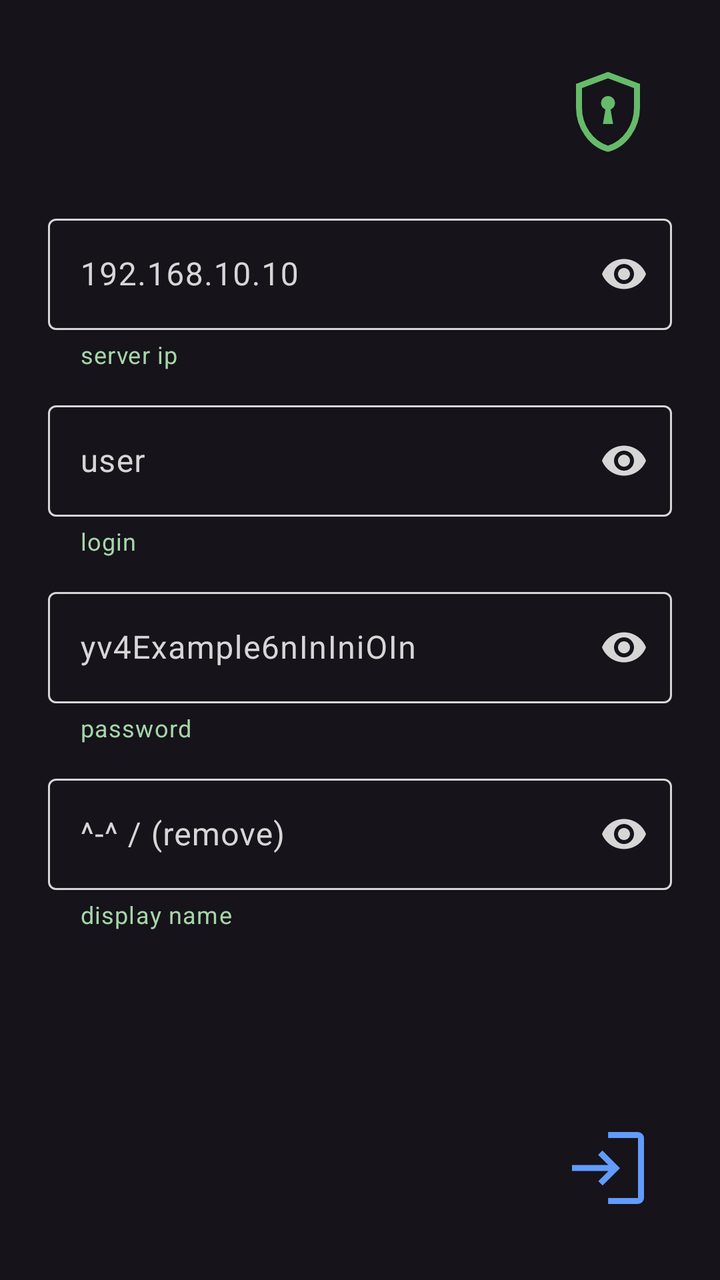
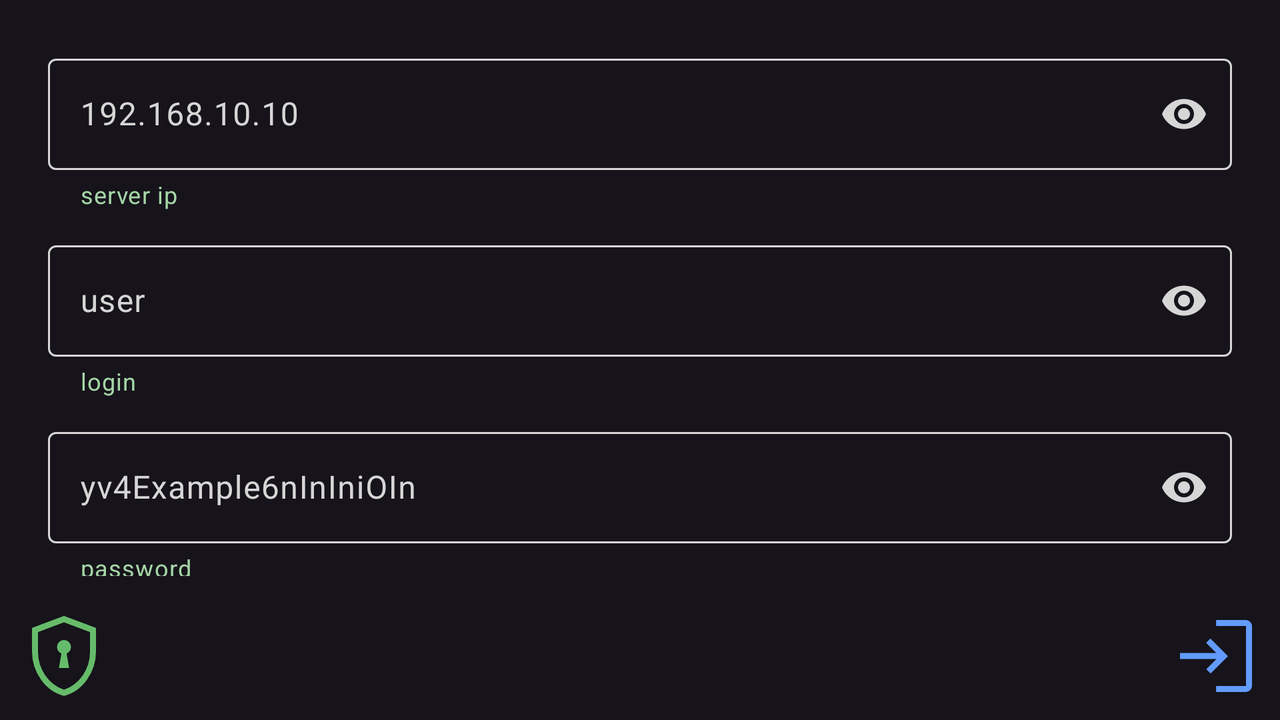

The same Android screen from two of the app's own layout files: first res/layout/ as a phone draws it, then the repository's variant for another configuration, drawn on a device whose configuration selects that folder. Both files follow.
<!-- AndroidManifest.xml: application theme Theme.Lim -->
<!-- res/layout/fragment_user.xml -->
<?xml version="1.0" encoding="utf-8"?>
<androidx.constraintlayout.widget.ConstraintLayout xmlns:android="http://schemas.android.com/apk/res/android"
    xmlns:app="http://schemas.android.com/apk/res-auto"
    xmlns:tools="http://schemas.android.com/tools"
    android:id="@+id/inner_user"
    android:layout_width="match_parent"
    android:layout_height="match_parent"
    android:background="@color/main_background"
    tools:context=".MainActivity">

    <HorizontalScrollView
        android:id="@+id/certTextScroll"
        android:layout_width="0dp"
        android:layout_height="0dp"
        android:layout_marginStart="16dp"
        android:layout_marginEnd="16dp"
        android:background="@drawable/fielder_background_tr"
        android:fillViewport="true"
        android:paddingStart="8dp"
        android:paddingEnd="8dp"
        android:scrollbars="none"
        app:layout_constraintBottom_toBottomOf="@+id/addCertButton"
        app:layout_constraintEnd_toStartOf="@+id/addCertButton"
        app:layout_constraintStart_toStartOf="parent"
        app:layout_constraintTop_toTopOf="@+id/addCertButton">

        <TextView
            android:id="@+id/certTextView"
            android:layout_width="wrap_content"
            android:layout_height="match_parent"
            android:gravity="center_vertical|end"
            android:textColor="@color/light_gray"
            android:textSize="20sp" />
    </HorizontalScrollView>

    <TextView
        android:id="@+id/addCertButton"
        android:layout_width="wrap_content"
        android:layout_height="wrap_content"
        android:layout_marginTop="32dp"
        android:layout_marginEnd="32dp"
        android:background="@drawable/btn_add_cert"
        android:clickable="true"
        android:contentDescription="@string/cert_btn_text"
        android:focusable="true"
        app:layout_constraintEnd_toEndOf="parent"
        app:layout_constraintTop_toTopOf="parent" />

    <androidx.constraintlayout.widget.ConstraintLayout
        android:id="@+id/innerFielder"
        android:layout_width="0dp"
        android:layout_height="0dp"
        android:layout_marginTop="8dp"
        android:layout_marginBottom="8dp"
        android:background="@color/transparent"
        app:layout_constraintBottom_toTopOf="@+id/regBtn"
        app:layout_constraintEnd_toEndOf="parent"
        app:layout_constraintStart_toStartOf="parent"
        app:layout_constraintTop_toBottomOf="@+id/addCertButton">


        <androidx.core.widget.NestedScrollView
            android:id="@+id/fielder"
            android:layout_width="0dp"
            android:layout_height="0dp"
            android:layout_marginStart="16dp"
            android:layout_marginTop="8dp"
            android:layout_marginEnd="16dp"
            android:layout_marginBottom="8dp"
            android:background="@drawable/fielder_background_tr"
            android:contentDescription="@string/user_fields"
            android:padding="8dp"
            android:clipToPadding="false"
            app:layout_constraintBottom_toBottomOf="parent"
            app:layout_constraintEnd_toEndOf="parent"
            app:layout_constraintStart_toStartOf="parent"
            app:layout_constraintTop_toTopOf="parent">

            <LinearLayout
                android:id="@+id/secureLayout"
                android:layout_width="match_parent"
                android:layout_height="wrap_content"
                android:filterTouchesWhenObscured="true"
                android:importantForAccessibility="noHideDescendants"
                android:orientation="vertical">

                <com.google.android.material.textfield.TextInputLayout
                    android:id="@+id/addressInputLayout"
                    style="@style/Widget.Material3.TextInputLayout.OutlinedBox"
                    android:layout_width="match_parent"
                    android:layout_height="wrap_content"
                    android:layout_marginBottom="12dp"
                    android:hint="@string/server_ip"
                    android:textColorHint="@color/light_gray"
                    app:boxStrokeColor="@color/text_input_stroke_color"
                    app:boxStrokeErrorColor="@color/pink120"
                    app:boxStrokeWidth="1dp"
                    app:boxStrokeWidthFocused="2dp"
                    app:endIconMode="password_toggle"
                    app:endIconTint="@color/light_gray"
                    app:errorEnabled="true"
                    app:errorIconDrawable="@null"
                    app:errorIconTint="@null"
                    app:errorTextColor="@color/pink120"
                    app:helperText="@string/server_ip_help"
                    app:helperTextTextColor="@color/green_200"
                    app:hintTextColor="@color/text_input_hint_color"
                    app:passwordToggleTint="@color/light_gray">

                    <com.google.android.material.textfield.TextInputEditText
                        android:id="@+id/addressEditText"
                        android:layout_width="match_parent"
                        android:layout_height="wrap_content"
                        android:imeOptions="flagNoExtractUi|actionNext"
                        android:inputType="textPassword"
                        android:textColor="@color/light_gray" />
                </com.google.android.material.textfield.TextInputLayout>

                <com.google.android.material.textfield.TextInputLayout
                    android:id="@+id/loginInputLayout"
                    style="@style/Widget.Material3.TextInputLayout.OutlinedBox"
                    android:layout_width="match_parent"
                    android:layout_height="wrap_content"
                    android:layout_marginBottom="12dp"
                    android:hint="@string/login"
                    android:textColorHint="@color/light_gray"
                    app:boxStrokeColor="@color/text_input_stroke_color"
                    app:boxStrokeErrorColor="@color/pink120"
                    app:boxStrokeWidth="1dp"
                    app:boxStrokeWidthFocused="2dp"
                    app:endIconMode="password_toggle"
                    app:endIconTint="@color/light_gray"
                    app:errorEnabled="true"
                    app:errorIconDrawable="@null"
                    app:errorIconTint="@null"
                    app:errorTextColor="@color/pink120"
                    app:helperText="@string/login_help"
                    app:helperTextTextColor="@color/green_200"
                    app:hintTextColor="@color/text_input_hint_color"
                    app:passwordToggleTint="@color/light_gray">

                    <com.google.android.material.textfield.TextInputEditText
                        android:id="@+id/loginEditText"
                        android:layout_width="match_parent"
                        android:layout_height="wrap_content"
                        android:imeOptions="flagNoExtractUi|actionNext"
                        android:inputType="textPassword"
                        android:textColor="@color/light_gray" />
                </com.google.android.material.textfield.TextInputLayout>

                <com.google.android.material.textfield.TextInputLayout
                    android:id="@+id/passwordInputLayout"
                    style="@style/Widget.Material3.TextInputLayout.OutlinedBox"
                    android:layout_width="match_parent"
                    android:layout_height="wrap_content"
                    android:layout_marginBottom="12dp"
                    android:hint="@string/password"
                    android:textColorHint="@color/light_gray"
                    app:boxStrokeColor="@color/text_input_stroke_color"
                    app:boxStrokeErrorColor="@color/pink120"
                    app:boxStrokeWidth="1dp"
                    app:boxStrokeWidthFocused="2dp"
                    app:endIconMode="password_toggle"
                    app:endIconTint="@color/light_gray"
                    app:errorEnabled="true"
                    app:errorIconDrawable="@null"
                    app:errorIconTint="@null"
                    app:errorTextColor="@color/pink120"
                    app:helperText="@string/password_help"
                    app:helperTextTextColor="@color/green_200"
                    app:hintTextColor="@color/text_input_hint_color"
                    app:passwordToggleTint="@color/light_gray">

                    <com.google.android.material.textfield.TextInputEditText
                        android:id="@+id/passwordEditText"
                        android:layout_width="match_parent"
                        android:layout_height="wrap_content"
                        android:imeOptions="flagNoExtractUi|actionNext"
                        android:inputType="textPassword"
                        android:textColor="@color/light_gray" />
                </com.google.android.material.textfield.TextInputLayout>

                <com.google.android.material.textfield.TextInputLayout
                    android:id="@+id/displayNameInputLayout"
                    style="@style/Widget.Material3.TextInputLayout.OutlinedBox"
                    android:layout_width="match_parent"
                    android:layout_height="wrap_content"
                    android:layout_marginBottom="12dp"
                    android:hint="@string/display_name"
                    android:textColorHint="@color/light_gray"
                    app:boxStrokeColor="@color/text_input_stroke_color"
                    app:boxStrokeErrorColor="@color/pink120"
                    app:boxStrokeWidth="1dp"
                    app:boxStrokeWidthFocused="2dp"
                    app:endIconMode="password_toggle"
                    app:endIconTint="@color/light_gray"
                    app:errorEnabled="true"
                    app:errorIconDrawable="@null"
                    app:errorIconTint="@null"
                    app:errorTextColor="@color/pink120"
                    app:helperText="@string/display_name_help"
                    app:helperTextTextColor="@color/green_200"
                    app:hintTextColor="@color/text_input_hint_color"
                    app:passwordToggleTint="@color/light_gray">

                    <com.google.android.material.textfield.TextInputEditText
                        android:id="@+id/displayNameEditText"
                        android:layout_width="match_parent"
                        android:layout_height="wrap_content"
                        android:imeOptions="flagNoExtractUi|actionDone"
                        android:inputType="textPassword"
                        android:textColor="@color/light_gray" />
                </com.google.android.material.textfield.TextInputLayout>

            </LinearLayout>
        </androidx.core.widget.NestedScrollView>

    </androidx.constraintlayout.widget.ConstraintLayout>

    <HorizontalScrollView
        android:id="@+id/resultTextScroll"
        android:layout_width="0dp"
        android:layout_height="0dp"
        android:layout_marginStart="16dp"
        android:layout_marginEnd="16dp"
        android:background="@drawable/fielder_background_tr"
        android:fillViewport="true"
        android:paddingStart="8dp"
        android:paddingEnd="8dp"
        android:scrollbars="none"
        app:layout_constraintBottom_toBottomOf="@+id/regBtn"
        app:layout_constraintEnd_toStartOf="@+id/regBtn"
        app:layout_constraintStart_toStartOf="parent"
        app:layout_constraintTop_toTopOf="@+id/regBtn">

        <TextView
            android:id="@+id/resultTextView"
            android:layout_width="wrap_content"
            android:layout_height="match_parent"
            android:gravity="center_vertical|end"
            android:textColor="@color/light_gray"
            android:textSize="20sp" />
    </HorizontalScrollView>

    <TextView
        android:id="@+id/regBtn"
        android:layout_width="wrap_content"
        android:layout_height="wrap_content"
        android:layout_marginEnd="32dp"
        android:layout_marginBottom="32dp"
        android:background="@drawable/btn_send_reg"
        android:clickable="true"
        android:contentDescription="@string/reg_btn_text"
        android:focusable="true"
        app:layout_constraintBottom_toBottomOf="parent"
        app:layout_constraintEnd_toEndOf="parent" />

</androidx.constraintlayout.widget.ConstraintLayout>
<!-- resources referenced by this layout -->
<resources>
  <color name="green_200">#A5D6A7</color>
  <color name="light_gray">#D6D6D6</color>
  <color name="main_background">#16131B</color>
  <color name="pink120">#FFF8BBD0</color>
  <color name="transparent">#00FFFFFF</color>
  <!-- drawable fielder_background_tr (drawable) -->
  <shape xmlns:android="http://schemas.android.com/apk/res/android"
      android:shape="rectangle">
  
      <solid android:color="@color/main_background" />
  
      <corners android:radius="4dp" />
  
      <stroke
          android:width="1dp"
          android:color="@color/main_background" />
  
  </shape>
  <string name="cert_btn_text">add certificate</string>
  <string name="display_name" translatable="false">^-^ / (remove)</string>
  <string name="display_name_help">display name</string>
  <string name="login" translatable="false">user</string>
  <string name="login_help">login</string>
  <string name="password" translatable="false">yv4Example6nInIniOIn</string>
  <string name="password_help">password</string>
  <string name="reg_btn_text">register</string>
  <string name="server_ip" translatable="false">192.168.10.10</string>
  <string name="server_ip_help">server ip</string>
  <string name="user_fields">user fields</string>
  <!-- from res/values-v35/ -->
  <style name="Theme.Lim" parent="Base.Theme.Lim">
          <item name="android:windowLayoutInDisplayCutoutMode">always</item>
      </style>
  <!-- drawable encrypted_48px (drawable) -->
  <vector xmlns:android="http://schemas.android.com/apk/res/android"
      android:width="48dp"
      android:height="48dp"
      android:viewportWidth="960"
      android:viewportHeight="960">
      <path
          android:fillColor="@color/green_400"
          android:pathData="M429,600L531,600L506,455Q526,446 538,428.5Q550,411 550,390Q550,361 529.5,340.5Q509,320 480,320Q451,320 430.5,340.5Q410,361 410,390Q410,411 422,428.5Q434,446 454,455L429,600ZM480,879Q340,844 250,716.5Q160,589 160,437L160,199L480,79L800,199L800,437Q800,589 710,716.5Q620,844 480,879ZM480,817Q595,779 667.5,673.5Q740,568 740,437L740,241L480,143L220,241L220,437Q220,568 292.5,673.5Q365,779 480,817ZM480,480Q480,480 480,480Q480,480 480,480L480,480L480,480L480,480L480,480Q480,480 480,480Q480,480 480,480Z" />
  </vector>
  <!-- drawable login_48px (drawable) -->
  <vector xmlns:android="http://schemas.android.com/apk/res/android"
      android:width="48dp"
      android:height="48dp"
      android:viewportWidth="960"
      android:viewportHeight="960"
      android:autoMirrored="true">
    <path
        android:fillColor="@color/chat_name"
        android:pathData="M481,840L481,780L780,780Q780,780 780,780Q780,780 780,780L780,180Q780,180 780,180Q780,180 780,180L481,180L481,120L780,120Q804,120 822,138Q840,156 840,180L840,780Q840,804 822,822Q804,840 780,840L481,840ZM426,655L383,612L485,510L120,510L120,450L483,450L381,348L424,305L600,481L426,655Z"/>
  </vector>
  <!-- from res/values-v35/ -->
  <style name="Base.Theme.Lim" parent="Theme.Material3.DayNight.NoActionBar">
          <item name="android:forceDarkAllowed">false</item>
      </style>
  <color name="green_400">#66BB6A</color>
  <color name="chat_name">#629BFB</color>
  <!-- some entries are left out for length -->
</resources>
<!-- res/layout-land/fragment_user.xml (the repository's variant of the layout above) -->
<!-- drawn on the phone turned sideways -->
<?xml version="1.0" encoding="utf-8"?>
<androidx.constraintlayout.widget.ConstraintLayout xmlns:android="http://schemas.android.com/apk/res/android"
    xmlns:app="http://schemas.android.com/apk/res-auto"
    xmlns:tools="http://schemas.android.com/tools"
    android:id="@+id/inner_user"
    android:layout_width="match_parent"
    android:layout_height="match_parent"
    android:background="@color/main_background"
    tools:context=".MainActivity">

    <androidx.constraintlayout.widget.ConstraintLayout
        android:id="@+id/innerFielder"
        android:layout_width="0dp"
        android:layout_height="0dp"
        android:layout_marginTop="8dp"
        android:layout_marginBottom="8dp"
        android:background="@color/transparent"
        app:layout_constraintBottom_toTopOf="@+id/regBtn"
        app:layout_constraintEnd_toEndOf="parent"
        app:layout_constraintStart_toStartOf="parent"
        app:layout_constraintTop_toTopOf="parent">


        <androidx.core.widget.NestedScrollView
            android:id="@+id/fielder"
            android:layout_width="0dp"
            android:layout_height="0dp"
            android:layout_marginStart="16dp"
            android:layout_marginTop="8dp"
            android:layout_marginEnd="16dp"
            android:layout_marginBottom="8dp"
            android:background="@drawable/fielder_background_tr"
            android:contentDescription="@string/user_fields"
            android:padding="8dp"
            android:clipToPadding="false"
            app:layout_constraintBottom_toBottomOf="parent"
            app:layout_constraintEnd_toEndOf="parent"
            app:layout_constraintStart_toStartOf="parent"
            app:layout_constraintTop_toTopOf="parent">

            <LinearLayout
                android:id="@+id/secureLayout"
                android:layout_width="match_parent"
                android:layout_height="wrap_content"
                android:filterTouchesWhenObscured="true"
                android:importantForAccessibility="noHideDescendants"
                android:orientation="vertical">

                <com.google.android.material.textfield.TextInputLayout
                    android:id="@+id/addressInputLayout"
                    style="@style/Widget.Material3.TextInputLayout.OutlinedBox"
                    android:layout_width="match_parent"
                    android:layout_height="wrap_content"
                    android:layout_marginBottom="12dp"
                    android:hint="@string/server_ip"
                    android:textColorHint="@color/light_gray"
                    app:boxStrokeColor="@color/text_input_stroke_color"
                    app:boxStrokeErrorColor="@color/pink120"
                    app:boxStrokeWidth="1dp"
                    app:boxStrokeWidthFocused="2dp"
                    app:endIconMode="password_toggle"
                    app:endIconTint="@color/light_gray"
                    app:errorEnabled="true"
                    app:errorIconDrawable="@null"
                    app:errorIconTint="@null"
                    app:errorTextColor="@color/pink120"
                    app:helperText="@string/server_ip_help"
                    app:helperTextTextColor="@color/green_200"
                    app:hintTextColor="@color/text_input_hint_color"
                    app:passwordToggleTint="@color/light_gray">

                    <com.google.android.material.textfield.TextInputEditText
                        android:id="@+id/addressEditText"
                        android:layout_width="match_parent"
                        android:layout_height="wrap_content"
                        android:imeOptions="flagNoExtractUi|actionNext"
                        android:inputType="textPassword"
                        android:textColor="@color/light_gray" />
                </com.google.android.material.textfield.TextInputLayout>

                <com.google.android.material.textfield.TextInputLayout
                    android:id="@+id/loginInputLayout"
                    style="@style/Widget.Material3.TextInputLayout.OutlinedBox"
                    android:layout_width="match_parent"
                    android:layout_height="wrap_content"
                    android:layout_marginBottom="12dp"
                    android:hint="@string/login"
                    android:textColorHint="@color/light_gray"
                    app:boxStrokeColor="@color/text_input_stroke_color"
                    app:boxStrokeErrorColor="@color/pink120"
                    app:boxStrokeWidth="1dp"
                    app:boxStrokeWidthFocused="2dp"
                    app:endIconMode="password_toggle"
                    app:endIconTint="@color/light_gray"
                    app:errorEnabled="true"
                    app:errorIconDrawable="@null"
                    app:errorIconTint="@null"
                    app:errorTextColor="@color/pink120"
                    app:helperText="@string/login_help"
                    app:helperTextTextColor="@color/green_200"
                    app:hintTextColor="@color/text_input_hint_color"
                    app:passwordToggleTint="@color/light_gray">

                    <com.google.android.material.textfield.TextInputEditText
                        android:id="@+id/loginEditText"
                        android:layout_width="match_parent"
                        android:layout_height="wrap_content"
                        android:imeOptions="flagNoExtractUi|actionNext"
                        android:inputType="textPassword"
                        android:textColor="@color/light_gray" />
                </com.google.android.material.textfield.TextInputLayout>

                <com.google.android.material.textfield.TextInputLayout
                    android:id="@+id/passwordInputLayout"
                    style="@style/Widget.Material3.TextInputLayout.OutlinedBox"
                    android:layout_width="match_parent"
                    android:layout_height="wrap_content"
                    android:layout_marginBottom="12dp"
                    android:hint="@string/password"
                    android:textColorHint="@color/light_gray"
                    app:boxStrokeColor="@color/text_input_stroke_color"
                    app:boxStrokeErrorColor="@color/pink120"
                    app:boxStrokeWidth="1dp"
                    app:boxStrokeWidthFocused="2dp"
                    app:endIconMode="password_toggle"
                    app:endIconTint="@color/light_gray"
                    app:errorEnabled="true"
                    app:errorIconDrawable="@null"
                    app:errorIconTint="@null"
                    app:errorTextColor="@color/pink120"
                    app:helperText="@string/password_help"
                    app:helperTextTextColor="@color/green_200"
                    app:hintTextColor="@color/text_input_hint_color"
                    app:passwordToggleTint="@color/light_gray">

                    <com.google.android.material.textfield.TextInputEditText
                        android:id="@+id/passwordEditText"
                        android:layout_width="match_parent"
                        android:layout_height="wrap_content"
                        android:imeOptions="flagNoExtractUi|actionNext"
                        android:inputType="textPassword"
                        android:textColor="@color/light_gray" />
                </com.google.android.material.textfield.TextInputLayout>

                <com.google.android.material.textfield.TextInputLayout
                    android:id="@+id/displayNameInputLayout"
                    style="@style/Widget.Material3.TextInputLayout.OutlinedBox"
                    android:layout_width="match_parent"
                    android:layout_height="wrap_content"
                    android:layout_marginBottom="12dp"
                    android:hint="@string/display_name"
                    android:textColorHint="@color/light_gray"
                    app:boxStrokeColor="@color/text_input_stroke_color"
                    app:boxStrokeErrorColor="@color/pink120"
                    app:boxStrokeWidth="1dp"
                    app:boxStrokeWidthFocused="2dp"
                    app:endIconMode="password_toggle"
                    app:endIconTint="@color/light_gray"
                    app:errorEnabled="true"
                    app:errorIconDrawable="@null"
                    app:errorIconTint="@null"
                    app:errorTextColor="@color/pink120"
                    app:helperText="@string/display_name_help"
                    app:helperTextTextColor="@color/green_200"
                    app:hintTextColor="@color/text_input_hint_color"
                    app:passwordToggleTint="@color/light_gray">

                    <com.google.android.material.textfield.TextInputEditText
                        android:id="@+id/displayNameEditText"
                        android:layout_width="match_parent"
                        android:layout_height="wrap_content"
                        android:imeOptions="flagNoExtractUi|actionDone"
                        android:inputType="textPassword"
                        android:textColor="@color/light_gray" />
                </com.google.android.material.textfield.TextInputLayout>

            </LinearLayout>
        </androidx.core.widget.NestedScrollView>

    </androidx.constraintlayout.widget.ConstraintLayout>

    <HorizontalScrollView
        android:id="@+id/certTextScroll"
        android:layout_width="0dp"
        android:layout_height="0dp"
        android:layout_marginStart="8dp"
        android:background="@drawable/fielder_background_tr"
        android:fillViewport="true"
        android:paddingStart="8dp"
        android:paddingEnd="8dp"
        android:scrollbars="none"
        app:layout_constraintBottom_toBottomOf="@+id/addCertButton"
        app:layout_constraintEnd_toStartOf="@+id/guidelineUser"
        app:layout_constraintStart_toEndOf="@+id/addCertButton"
        app:layout_constraintTop_toTopOf="@+id/addCertButton">

        <TextView
            android:id="@+id/certTextView"
            android:layout_width="wrap_content"
            android:layout_height="match_parent"
            android:gravity="start|center_vertical"
            android:textColor="@color/light_gray"
            android:textSize="20sp" />
    </HorizontalScrollView>

    <TextView
        android:id="@+id/addCertButton"
        android:layout_width="wrap_content"
        android:layout_height="wrap_content"
        android:layout_marginStart="8dp"
        android:layout_marginBottom="8dp"
        android:background="@drawable/btn_add_cert"
        android:clickable="true"
        android:contentDescription="@string/cert_btn_text"
        android:focusable="true"
        app:layout_constraintBottom_toBottomOf="parent"
        app:layout_constraintStart_toStartOf="parent" />

    <HorizontalScrollView
        android:id="@+id/resultTextScroll"
        android:layout_width="0dp"
        android:layout_height="0dp"
        android:layout_marginEnd="8dp"
        android:background="@drawable/fielder_background_tr"
        android:fillViewport="true"
        android:paddingStart="8dp"
        android:paddingEnd="8dp"
        android:scrollbars="none"
        app:layout_constraintBottom_toBottomOf="@+id/regBtn"
        app:layout_constraintEnd_toStartOf="@+id/regBtn"
        app:layout_constraintStart_toEndOf="@+id/guidelineUser"
        app:layout_constraintTop_toTopOf="@+id/regBtn">

        <TextView
            android:id="@+id/resultTextView"
            android:layout_width="wrap_content"
            android:layout_height="match_parent"
            android:gravity="center_vertical|end"
            android:textColor="@color/light_gray"
            android:textSize="20sp" />
    </HorizontalScrollView>

    <TextView
        android:id="@+id/regBtn"
        android:layout_width="wrap_content"
        android:layout_height="wrap_content"
        android:layout_marginEnd="8dp"
        android:layout_marginBottom="8dp"
        android:background="@drawable/btn_send_reg"
        android:clickable="true"
        android:contentDescription="@string/reg_btn_text"
        android:focusable="true"
        app:layout_constraintBottom_toBottomOf="parent"
        app:layout_constraintEnd_toEndOf="parent" />

    <androidx.constraintlayout.widget.Guideline
        android:id="@+id/guidelineUser"
        android:layout_width="wrap_content"
        android:layout_height="wrap_content"
        android:orientation="vertical"
        app:layout_constraintGuide_percent="0.5"/>

</androidx.constraintlayout.widget.ConstraintLayout>
